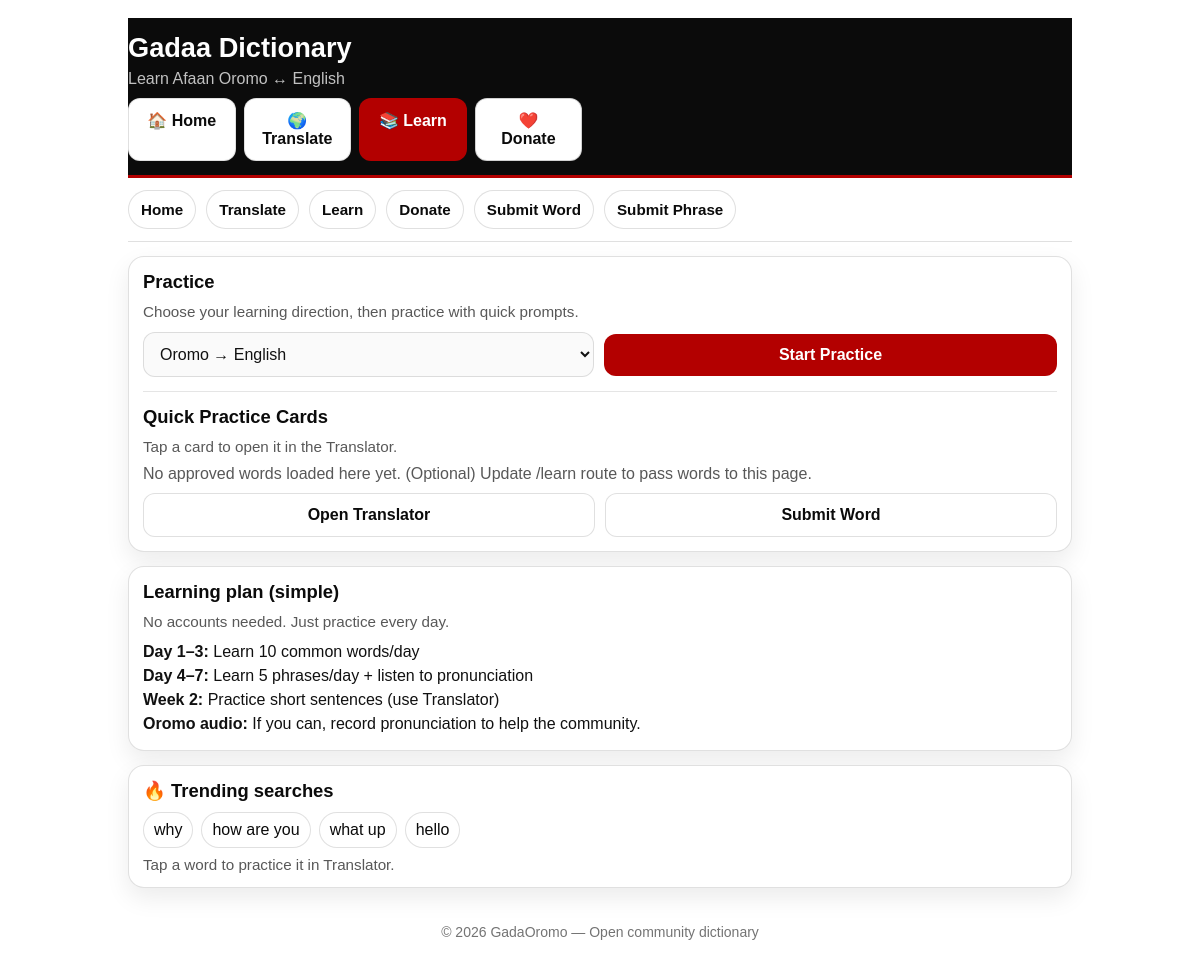
Page /learn on the committed database.
### tables this page shows
CREATE TABLE search_counts (
            query TEXT PRIMARY KEY,
            total_count INTEGER DEFAULT 0,
            today_count INTEGER DEFAULT 0,
            week_count INTEGER DEFAULT 0,
            last_searched_at DATETIME
        );

### app.py (the view)
@app.route("/learn", methods=["GET"])
def learn():
    trending = get_trending(limit=15)
    return render_template("learn.html", trending=trending)

### app.py (called while the page is built)
@app.before_request
def force_primary_domain():
    if request.path.startswith("/.well-known/"):
        return None
    if request.host == "gadaoromo.onrender.com":
        return redirect("https://gadaadictionary.com" + request.full_path, code=301)
    return None

@app.context_processor
def inject_globals():
    return dict(
        APP_NAME=APP_NAME,
        SUPPORT_MIN_NOK=SUPPORT_MIN_NOK,
        DONATE_URLS=DONATE_URLS,
        WEBSITE_URL=WEBSITE_URL,
        API_URL=API_URL,
    )

@app.after_request
def add_security_headers(resp):
    resp.headers["X-Content-Type-Options"] = "nosniff"
    resp.headers["X-Frame-Options"] = "SAMEORIGIN"
    if resp.mimetype == "text/html":
        resp.headers.setdefault("Cache-Control", "no-cache")
    return resp

def get_trending(limit=20):
    conn = sqlite3.connect(DB_NAME)
    c = conn.cursor()
    c.execute("""
        SELECT query, today_count, week_count, total_count
        FROM search_counts
        ORDER BY today_count DESC, week_count DESC, total_count DESC
        LIMIT ?
    """, (limit,))
    rows = c.fetchall()
    conn.close()
    return rows

### templates/learn.html (shortened to what this page needs)
<!DOCTYPE html>
<html lang="en">
<head>
  <link rel="stylesheet" href="{{ url_for('static', filename='style.css') }}">
</head>
<body>
<div class="container">
  <header class="topbar">
    <div class="title-row">
      <div class="brand">
        <h1 style="margin:0;">{{ APP_NAME }}</h1>
        <p class="tagline">Learn Afaan Oromo ↔ English</p>
        <div class="small-actions" style="margin-top:10px; display:flex; flex-wrap:wrap; gap:8px;">
          <a class="btn" href="/">🏠 Home</a>
          <a class="btn" href="/translate">🌍 Translate</a>
          <a class="btn primary" href="/learn">📚 Learn</a>
          <a class="btn danger" href="/support">❤️ Donate</a>
        </div>
      </div>
    </div>
  </header>
  <nav class="nav">
    <a class="nav-link" href="/">Home</a>
    <a class="nav-link" href="/translate">Translate</a>
    <a class="nav-link" href="/learn">Learn</a>
    <a class="nav-link" href="/support">Donate</a>
    <a class="nav-link" href="/submit">Submit Word</a>
    <a class="nav-link" href="/submit_phrase">Submit Phrase</a>
  </nav>
  <section class="card">
    <h2>Practice</h2>
    <div class="subtle">
      Choose your learning direction, then practice with quick prompts.
    </div>
    <div class="row" style="margin-top:12px;">
      <select id="learnDirection">
        <option value="om_en">Oromo → English</option>
      </select>
      <button type="button" onclick="openTranslator()">Start Practice</button>
    </div>
    <div class="divider"></div>
    <h2>Quick Practice Cards</h2>
    <div class="subtle">
      Tap a card to open it in the Translator.
    </div>
    {% if words and words|length > 0 %}
      <div class="chips" style="margin-top:12px;">
        {% for w in words[:40] %}
          <span class="chip" onclick="practiceWord('{{ w[1]|e }}', '{{ w[2]|e }}')">
            {{ w[1] }} <span class="muted">→</span> {{ w[2] }}
          </span>
        {% endfor %}
      </div>
      <div class="small-actions" style="margin-top:12px;">
        <button type="button" class="btn" onclick="shuffleTip()">🔀 More Random</button>
        <a class="btn" href="/translate">Open Translator</a>
      </div>
      <div id="tip" class="muted" style="margin-top:10px;"></div>
    {% else %}
      <p class="muted" style="margin-top:10px;">
        No approved words loaded here yet. (Optional) Update /learn route to pass words to this page.
      </p>
      <div class="small-actions" style="margin-top:10px;">
        <a class="btn" href="/translate">Open Translator</a>
        <a class="btn" href="/submit">Submit Word</a>
      </div>
    {% endif %}
  </section>
  <section class="card">
    <h2>Learning plan (simple)</h2>
    <div class="subtle">No accounts needed. Just practice every day.</div>
    <div style="margin-top:10px; line-height:1.5;">
      <p><b>Day 1–3:</b> Learn 10 common words/day</p>
      <p><b>Day 4–7:</b> Learn 5 phrases/day + listen to pronunciation</p>
      <p><b>Week 2:</b> Practice short sentences (use Translator)</p>
      <p><b>Oromo audio:</b> If you can, record pronunciation to help the community.</p>
    </div>
  </section>
  {% if trending %}
    <section class="card">
      <h2>🔥 Trending searches</h2>
      <div class="chips" style="margin-top:10px;">
        {% for row in trending %}
          <span class="chip" onclick="openTranslatorWithText('{{ row[0]|e }}')">{{ row[0] }}</span>
        {% endfor %}
      </div>
      <div class="subtle" style="margin-top:8px;">Tap a word to practice it in Translator.</div>
    </section>
  {% endif %}
  <footer class="footer">
    <p>© 2026 GadaOromo — Open community dictionary</p>
  </footer>
</div>
</body>
</html>

### static/style.css (style rules this page uses)
* { margin: 0; padding: 0; box-sizing: border-box; font-family: Arial, sans-serif; }
:root { --bg: #ffffff; --text: #111111; --muted: rgba(17,17,17,0.70); --black: #0b0b0b; --red: #b30000; --redHover: #8f0000; --card: #ffffff; --card2: #fafafa; --border: rgba(0,0,0,0.12); --shadow: 0 10px 24px rgba(0,0,0,0.08); --radius: 16px; --radiusSm: 12px; }
body { background: var(--bg); color: var(--text); }
a { color: var(--red); text-decoration: none; }
.container { max-width: 980px; margin: 0 auto; padding: 14px; }
.topbar { position: sticky; top: 0; z-index: 60; background: var(--black); color: #fff; padding: 14px 0; border-bottom: 3px solid var(--red); }
.title-row { display:flex; align-items:center; justify-content:space-between; gap: 12px; }
.brand h1 { margin:0; font-size: 1.7rem; color:#fff; }
.tagline { margin-top: 6px; color: rgba(255,255,255,0.75); }
.subtle { color: var(--muted); font-size: 0.95rem; }
.muted { color: var(--muted); }
.nav { display:flex; gap: 10px; overflow-x:auto; padding: 12px 0; position: sticky; top: 72px; z-index: 55; background: var(--bg); border-bottom: 1px solid var(--border); }
.nav-link { white-space: nowrap; padding: 10px 12px; border-radius: 999px; border: 1px solid var(--border); color: var(--black); font-weight: 700; font-size: 0.95rem; background: #fff; }
.card { margin-top: 14px; background: var(--card); border: 1px solid var(--border); border-radius: var(--radius); padding: 14px; box-shadow: var(--shadow); }
h2 { margin: 0 0 10px; font-size: 1.15rem; color: var(--black); }
h1, h3 { color: var(--black); }
input, select, textarea, button { width: 100%; font-size: 1rem; box-sizing: border-box; }
input, select, textarea { background: var(--card2); border: 1px solid var(--border); color: var(--text); border-radius: var(--radiusSm); padding: 12px; outline: none; }
button { padding: 12px 14px; border-radius: var(--radiusSm); border: none; cursor: pointer; background: var(--red); color: #fff; font-weight: 800; }
.btn { display:inline-block; padding: 12px 14px; border-radius: var(--radiusSm); border: 1px solid var(--border); background: #fff; color: var(--black); text-decoration:none; font-weight: 800; text-align:center; }
.btn.primary { background: var(--red); color: #fff; border-color: rgba(179,0,0,0.25); }
.btn.danger, .danger { background: #fff; color: var(--black); border: 1px solid rgba(0,0,0,0.18); }
.row { display:flex; gap: 10px; align-items:center; }
.row > * { flex: 1; }
.chips { display:flex; flex-wrap:wrap; gap:8px; margin-top: 10px; }
.chip { display:inline-block; padding: 8px 10px; border-radius: 999px; border: 1px solid var(--border); background: #fff; color: var(--black); cursor:pointer; user-select:none; }
.small-actions { display:flex; gap: 10px; margin-top: 10px; flex-wrap:wrap; }
.small-actions > * { flex: 1; }
.footer { margin-top: 18px; text-align:center; color: rgba(0,0,0,0.55); padding: 18px 0; font-size: 14px; }
@media (min-width: 800px) { .container { padding: 18px; } }
@media (min-width: 800px) { .nav { top: 78px; } }
.divider { height: 1px; background: rgba(0,0,0,0.10); margin: 14px 0; }
a, button, .chip { transition: transform 120ms ease, opacity 120ms ease, box-shadow 120ms ease; }
.card { animation: fadeUp 180ms ease; }

### rows in the picture
search_counts: query "why"
search_counts: query "how are you"
search_counts: query "what up"
search_counts: query "hello"

### other values in the picture
{{ APP_NAME }} "Gadaa Dictionary"
